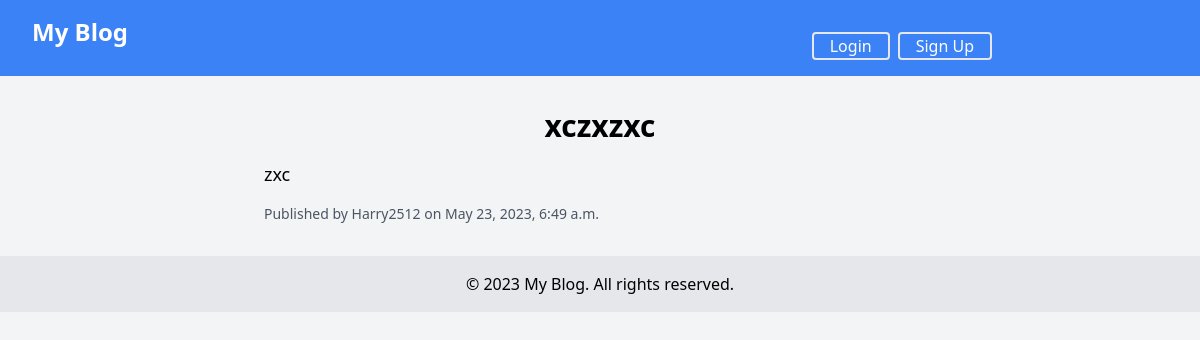
The page /post/10/ on the database its author committed.
### blog/models.py (models this page shows)
class BlogPost(models.Model):
    title = models.CharField(max_length=100)
    content = models.TextField()
    author = models.ForeignKey(User,on_delete=models.CASCADE)
    publication_date = models.DateTimeField(auto_now_add=True)

### blog/views.py (the view)
# urls.py: path('post/<str:pk>/', views.view_post, name='view_post'),
def view_post(request,pk):
    post = BlogPost.objects.get(id=pk)
    return render(request,'blog/view_post.html',{'post':post})

### blog/templates/blog/view_post.html (shortened to what this page needs)
{% extends 'blog/base.html' %}
{% block content %}
  <div class="max-w-2xl mx-auto">
    <h1 class="text-3xl font-bold text-center mb-4">{{ post.title }}</h1>
    <p class="text-lg">{{ post.content }}</p>
    <p class="text-sm text-gray-600 mt-4">Published by {{ post.author.username }} on {{ post.publication_date }}</p>
  </div>
{% endblock %}

### rows shown on the page
BlogPost: title "xczxzxc", content "zxc", author.username "Harry2512", publication_date "May 23, 2023, 6:49 a.m."
